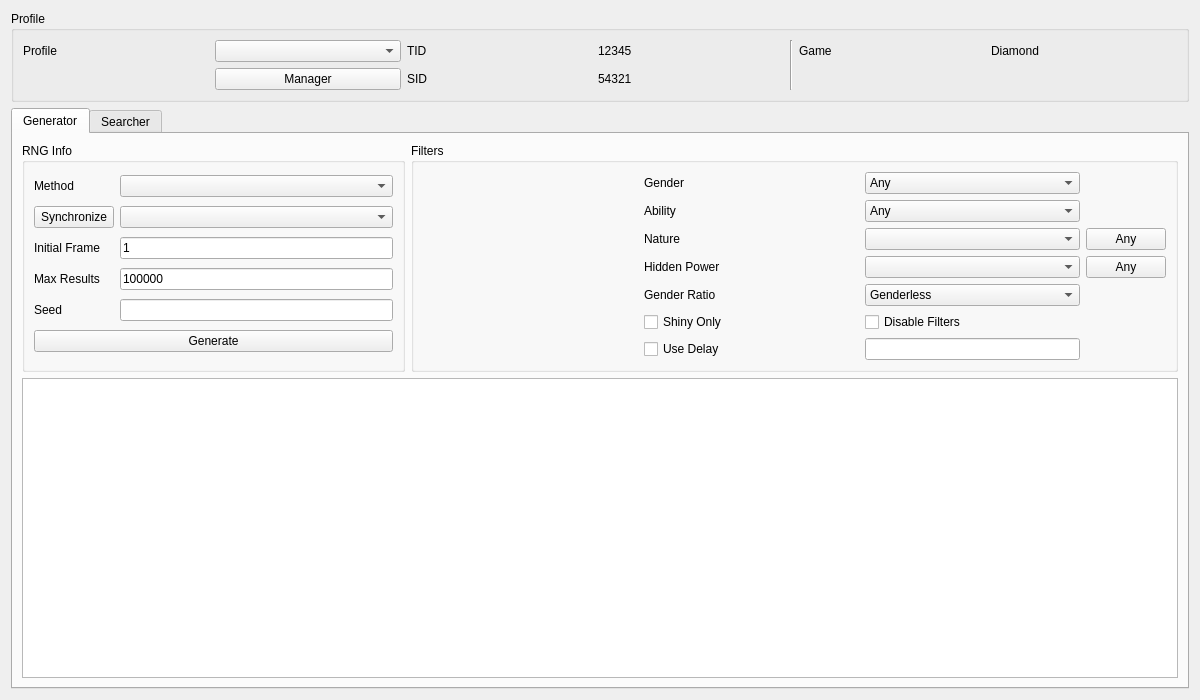
<?xml version="1.0" encoding="UTF-8"?>
<ui version="4.0">
 <class>Stationary4</class>
 <widget class="QWidget" name="Stationary4">
  <property name="geometry">
   <rect>
    <x>0</x>
    <y>0</y>
    <width>1200</width>
    <height>700</height>
   </rect>
  </property>
  <property name="minimumSize">
   <size>
    <width>1200</width>
    <height>700</height>
   </size>
  </property>
  <property name="windowTitle">
   <string>Gen 4 Stationary</string>
  </property>
  <layout class="QGridLayout" name="gridLayout_7">
   <item row="0" column="0">
    <widget class="QGroupBox" name="groupBoxProfile">
     <property name="title">
      <string>Profile</string>
     </property>
     <layout class="QGridLayout" name="gridLayout_5">
      <item row="0" column="0">
       <widget class="QLabel" name="labelProfile">
        <property name="text">
         <string>Profile</string>
        </property>
       </widget>
      </item>
      <item row="0" column="1">
       <widget class="QComboBox" name="comboBoxProfiles"/>
      </item>
      <item row="0" column="2">
       <widget class="QLabel" name="labelProfileTID">
        <property name="text">
         <string>TID</string>
        </property>
       </widget>
      </item>
      <item row="0" column="3">
       <widget class="QLabel" name="labelProfileTIDValue">
        <property name="text">
         <string notr="true">12345</string>
        </property>
       </widget>
      </item>
      <item row="0" column="4" rowspan="2">
       <widget class="Line" name="line">
        <property name="orientation">
         <enum>Qt::Vertical</enum>
        </property>
       </widget>
      </item>
      <item row="0" column="5">
       <widget class="QLabel" name="labelProfileGame">
        <property name="text">
         <string>Game</string>
        </property>
       </widget>
      </item>
      <item row="0" column="6">
       <widget class="QLabel" name="labelProfileGameValue">
        <property name="text">
         <string>Diamond</string>
        </property>
       </widget>
      </item>
      <item row="1" column="1">
       <widget class="QPushButton" name="pushButtonProfileManager">
        <property name="text">
         <string>Manager</string>
        </property>
       </widget>
      </item>
      <item row="1" column="2">
       <widget class="QLabel" name="labelProfileSID">
        <property name="text">
         <string>SID</string>
        </property>
       </widget>
      </item>
      <item row="1" column="3">
       <widget class="QLabel" name="labelProfileSIDValue">
        <property name="text">
         <string notr="true">54321</string>
        </property>
       </widget>
      </item>
     </layout>
    </widget>
   </item>
   <item row="1" column="0">
    <widget class="QTabWidget" name="tabRNGSelector">
     <widget class="QWidget" name="tabStationary">
      <attribute name="title">
       <string>Generator</string>
      </attribute>
      <layout class="QGridLayout" name="gridLayout_8">
       <item row="0" column="0">
        <widget class="QGroupBox" name="groupBoxGeneratorRNGInfo">
         <property name="sizePolicy">
          <sizepolicy hsizetype="Preferred" vsizetype="Preferred">
           <horstretch>1</horstretch>
           <verstretch>0</verstretch>
          </sizepolicy>
         </property>
         <property name="title">
          <string>RNG Info</string>
         </property>
         <layout class="QGridLayout" name="gridLayout_6">
          <item row="2" column="1">
           <widget class="TextBox" name="textBoxGeneratorInitialFrame">
            <property name="inputMask">
             <string/>
            </property>
            <property name="text">
             <string notr="true">1</string>
            </property>
            <property name="maxLength">
             <number>10</number>
            </property>
           </widget>
          </item>
          <item row="4" column="0">
           <widget class="QLabel" name="labelGeneratorSeed">
            <property name="text">
             <string>Seed</string>
            </property>
           </widget>
          </item>
          <item row="3" column="0">
           <widget class="QLabel" name="labelGeneratorMaxResults">
            <property name="text">
             <string>Max Results</string>
            </property>
           </widget>
          </item>
          <item row="2" column="0">
           <widget class="QLabel" name="labelGeneratorInitialFrame">
            <property name="text">
             <string>Initial Frame</string>
            </property>
           </widget>
          </item>
          <item row="1" column="0">
           <widget class="QPushButton" name="pushButtonGeneratorLead">
            <property name="text">
             <string>Synchronize</string>
            </property>
           </widget>
          </item>
          <item row="4" column="1">
           <widget class="TextBox" name="textBoxGeneratorSeed">
            <property name="inputMask">
             <string/>
            </property>
            <property name="text">
             <string/>
            </property>
            <property name="maxLength">
             <number>8</number>
            </property>
            <property name="cursorPosition">
             <number>0</number>
            </property>
            <property name="alignment">
             <set>Qt::AlignCenter</set>
            </property>
            <property name="clearButtonEnabled">
             <bool>false</bool>
            </property>
           </widget>
          </item>
          <item row="0" column="0">
           <widget class="QLabel" name="labelGeneratorMethod">
            <property name="text">
             <string>Method</string>
            </property>
           </widget>
          </item>
          <item row="0" column="1">
           <widget class="ComboBox" name="comboBoxGeneratorMethod">
            <property name="layoutDirection">
             <enum>Qt::LeftToRight</enum>
            </property>
            <property name="editable">
             <bool>false</bool>
            </property>
            <property name="frame">
             <bool>true</bool>
            </property>
           </widget>
          </item>
          <item row="3" column="1">
           <widget class="TextBox" name="textBoxGeneratorMaxResults">
            <property name="inputMask">
             <string/>
            </property>
            <property name="text">
             <string notr="true">100000</string>
            </property>
            <property name="maxLength">
             <number>10</number>
            </property>
           </widget>
          </item>
          <item row="5" column="0" colspan="2">
           <widget class="QPushButton" name="pushButtonGenerate">
            <property name="enabled">
             <bool>true</bool>
            </property>
            <property name="text">
             <string>Generate</string>
            </property>
            <property name="checkable">
             <bool>false</bool>
            </property>
            <property name="autoDefault">
             <bool>false</bool>
            </property>
           </widget>
          </item>
          <item row="1" column="1">
           <widget class="QComboBox" name="comboBoxGeneratorLead"/>
          </item>
         </layout>
        </widget>
       </item>
       <item row="0" column="1">
        <widget class="QGroupBox" name="groupBoxGeneratorFilters">
         <property name="sizePolicy">
          <sizepolicy hsizetype="Preferred" vsizetype="Preferred">
           <horstretch>2</horstretch>
           <verstretch>0</verstretch>
          </sizepolicy>
         </property>
         <property name="title">
          <string>Filters</string>
         </property>
         <layout class="QGridLayout" name="gridLayout">
          <item row="2" column="2">
           <widget class="CheckList" name="comboBoxGeneratorNature"/>
          </item>
          <item row="0" column="2">
           <widget class="ComboBox" name="comboBoxGeneratorGender">
            <item>
             <property name="text">
              <string notr="true">Any</string>
             </property>
            </item>
            <item>
             <property name="text">
              <string notr="true">♂</string>
             </property>
            </item>
            <item>
             <property name="text">
              <string notr="true">♀</string>
             </property>
            </item>
           </widget>
          </item>
          <item row="1" column="2">
           <widget class="ComboBox" name="comboBoxGeneratorAbility">
            <item>
             <property name="text">
              <string>Any</string>
             </property>
            </item>
            <item>
             <property name="text">
              <string notr="true">0</string>
             </property>
            </item>
            <item>
             <property name="text">
              <string notr="true">1</string>
             </property>
            </item>
           </widget>
          </item>
          <item row="4" column="1">
           <widget class="QLabel" name="labelGeneratorGenderRatio">
            <property name="text">
             <string>Gender Ratio</string>
            </property>
           </widget>
          </item>
          <item row="5" column="1">
           <widget class="QCheckBox" name="checkBoxGeneratorShinyOnly">
            <property name="text">
             <string>Shiny Only</string>
            </property>
           </widget>
          </item>
          <item row="1" column="1">
           <widget class="QLabel" name="labelGeneratorAbility">
            <property name="text">
             <string>Ability</string>
            </property>
           </widget>
          </item>
          <item row="6" column="2">
           <widget class="TextBox" name="textBoxGeneratorDelay">
            <property name="enabled">
             <bool>true</bool>
            </property>
            <property name="sizePolicy">
             <sizepolicy hsizetype="Preferred" vsizetype="Fixed">
              <horstretch>0</horstretch>
              <verstretch>0</verstretch>
             </sizepolicy>
            </property>
            <property name="text">
             <string/>
            </property>
            <property name="maxLength">
             <number>10</number>
            </property>
           </widget>
          </item>
          <item row="2" column="1">
           <widget class="QLabel" name="labelGeneratorNature">
            <property name="text">
             <string>Nature</string>
            </property>
           </widget>
          </item>
          <item row="2" column="3">
           <widget class="QPushButton" name="pushButtonGeneratorAnyNature">
            <property name="sizePolicy">
             <sizepolicy hsizetype="Fixed" vsizetype="Fixed">
              <horstretch>0</horstretch>
              <verstretch>0</verstretch>
             </sizepolicy>
            </property>
            <property name="text">
             <string>Any</string>
            </property>
           </widget>
          </item>
          <item row="0" column="0" rowspan="7">
           <widget class="IVFilter" name="ivFilterGenerator" native="true"/>
          </item>
          <item row="0" column="1">
           <widget class="QLabel" name="labelGeneratorGender">
            <property name="text">
             <string>Gender</string>
            </property>
           </widget>
          </item>
          <item row="6" column="1">
           <widget class="QCheckBox" name="checkBoxGeneratorDelay">
            <property name="text">
             <string>Use Delay</string>
            </property>
           </widget>
          </item>
          <item row="4" column="2">
           <widget class="ComboBox" name="comboBoxGeneratorGenderRatio">
            <item>
             <property name="text">
              <string>Genderless</string>
             </property>
            </item>
            <item>
             <property name="text">
              <string>50% ♂ / 50% ♀</string>
             </property>
            </item>
            <item>
             <property name="text">
              <string>25% ♂ / 75% ♀</string>
             </property>
            </item>
            <item>
             <property name="text">
              <string>75% ♂ / 25% ♀</string>
             </property>
            </item>
            <item>
             <property name="text">
              <string>87.5% ♂ / 12.5% ♀</string>
             </property>
            </item>
            <item>
             <property name="text">
              <string>100% ♂</string>
             </property>
            </item>
            <item>
             <property name="text">
              <string>100% ♀</string>
             </property>
            </item>
           </widget>
          </item>
          <item row="3" column="1">
           <widget class="QLabel" name="labelGeneratorHiddenPower">
            <property name="text">
             <string>Hidden Power</string>
            </property>
           </widget>
          </item>
          <item row="3" column="2">
           <widget class="CheckList" name="comboBoxGeneratorHiddenPower"/>
          </item>
          <item row="3" column="3">
           <widget class="QPushButton" name="pushButtonGeneratorAnyHiddenPower">
            <property name="sizePolicy">
             <sizepolicy hsizetype="Fixed" vsizetype="Fixed">
              <horstretch>0</horstretch>
              <verstretch>0</verstretch>
             </sizepolicy>
            </property>
            <property name="text">
             <string>Any</string>
            </property>
           </widget>
          </item>
          <item row="5" column="2">
           <widget class="QCheckBox" name="checkBoxGeneratorDisableFilters">
            <property name="text">
             <string>Disable Filters</string>
            </property>
           </widget>
          </item>
         </layout>
        </widget>
       </item>
       <item row="1" column="0" colspan="2">
        <widget class="TableView" name="tableViewGenerator">
         <property name="contextMenuPolicy">
          <enum>Qt::CustomContextMenu</enum>
         </property>
         <property name="editTriggers">
          <set>QAbstractItemView::NoEditTriggers</set>
         </property>
         <property name="sortingEnabled">
          <bool>false</bool>
         </property>
         <attribute name="horizontalHeaderDefaultSectionSize">
          <number>100</number>
         </attribute>
         <attribute name="verticalHeaderVisible">
          <bool>false</bool>
         </attribute>
         <attribute name="verticalHeaderMinimumSectionSize">
          <number>20</number>
         </attribute>
         <attribute name="verticalHeaderDefaultSectionSize">
          <number>21</number>
         </attribute>
        </widget>
       </item>
      </layout>
     </widget>
     <widget class="QWidget" name="tabSpreadSearcher">
      <attribute name="title">
       <string>Searcher</string>
      </attribute>
      <layout class="QGridLayout" name="gridLayout_9">
       <item row="0" column="1">
        <widget class="QGroupBox" name="groupBoxSearcherFilters">
         <property name="sizePolicy">
          <sizepolicy hsizetype="Preferred" vsizetype="Preferred">
           <horstretch>2</horstretch>
           <verstretch>0</verstretch>
          </sizepolicy>
         </property>
         <property name="title">
          <string>Filters</string>
         </property>
         <layout class="QGridLayout" name="gridLayout_4">
          <item row="0" column="0" rowspan="7">
           <widget class="IVFilter" name="ivFilterSearcher" native="true"/>
          </item>
          <item row="0" column="1">
           <widget class="QLabel" name="labelSearcherGender">
            <property name="text">
             <string>Gender</string>
            </property>
           </widget>
          </item>
          <item row="0" column="2">
           <widget class="ComboBox" name="comboBoxSearcherGender">
            <item>
             <property name="text">
              <string notr="true">-</string>
             </property>
            </item>
            <item>
             <property name="text">
              <string notr="true">♂</string>
             </property>
            </item>
            <item>
             <property name="text">
              <string notr="true">♀</string>
             </property>
            </item>
           </widget>
          </item>
          <item row="1" column="1">
           <widget class="QLabel" name="labelSearcherAbility">
            <property name="text">
             <string>Ability</string>
            </property>
           </widget>
          </item>
          <item row="1" column="2">
           <widget class="ComboBox" name="comboBoxSearcherAbility">
            <item>
             <property name="text">
              <string>Any</string>
             </property>
            </item>
            <item>
             <property name="text">
              <string notr="true">0</string>
             </property>
            </item>
            <item>
             <property name="text">
              <string notr="true">1</string>
             </property>
            </item>
           </widget>
          </item>
          <item row="2" column="1">
           <widget class="QLabel" name="labelSearcherNature">
            <property name="text">
             <string>Nature</string>
            </property>
           </widget>
          </item>
          <item row="2" column="2">
           <widget class="CheckList" name="comboBoxSearcherNature"/>
          </item>
          <item row="2" column="3">
           <widget class="QPushButton" name="anyNatureSearcher">
            <property name="sizePolicy">
             <sizepolicy hsizetype="Fixed" vsizetype="Fixed">
              <horstretch>0</horstretch>
              <verstretch>0</verstretch>
             </sizepolicy>
            </property>
            <property name="text">
             <string>Any</string>
            </property>
           </widget>
          </item>
          <item row="3" column="1">
           <widget class="QLabel" name="labelSearcherHiddenPower">
            <property name="text">
             <string>Hidden Power</string>
            </property>
           </widget>
          </item>
          <item row="3" column="2">
           <widget class="CheckList" name="comboBoxSearcherHiddenPower"/>
          </item>
          <item row="3" column="3">
           <widget class="QPushButton" name="anyHiddenPowerSearcher">
            <property name="sizePolicy">
             <sizepolicy hsizetype="Fixed" vsizetype="Fixed">
              <horstretch>0</horstretch>
              <verstretch>0</verstretch>
             </sizepolicy>
            </property>
            <property name="text">
             <string>Any</string>
            </property>
           </widget>
          </item>
          <item row="4" column="1">
           <widget class="QLabel" name="labelSearcherGenderRatio">
            <property name="text">
             <string>Gender Ratio</string>
            </property>
           </widget>
          </item>
          <item row="4" column="2">
           <widget class="ComboBox" name="comboBoxSearcherGenderRatio">
            <item>
             <property name="text">
              <string>Genderless</string>
             </property>
            </item>
            <item>
             <property name="text">
              <string>50% ♂ / 50% ♀</string>
             </property>
            </item>
            <item>
             <property name="text">
              <string>25% ♂ / 75% ♀</string>
             </property>
            </item>
            <item>
             <property name="text">
              <string>75% ♂ / 25% ♀</string>
             </property>
            </item>
            <item>
             <property name="text">
              <string>87.5% ♂ / 12.5% ♀</string>
             </property>
            </item>
            <item>
             <property name="text">
              <string>100% ♂</string>
             </property>
            </item>
            <item>
             <property name="text">
              <string>100% ♀</string>
             </property>
            </item>
           </widget>
          </item>
          <item row="5" column="2">
           <widget class="QCheckBox" name="checkBoxSearcherShinyOnly">
            <property name="text">
             <string>Shiny Only</string>
            </property>
           </widget>
          </item>
          <item row="6" column="1" colspan="3">
           <layout class="QGridLayout" name="gridLayout_3">
            <item row="0" column="0">
             <widget class="QLabel" name="labelSearcherMinDelay">
              <property name="text">
               <string>Min Delay</string>
              </property>
             </widget>
            </item>
            <item row="0" column="1">
             <widget class="TextBox" name="textBoxSearcherMinDelay">
              <property name="inputMask">
               <string/>
              </property>
              <property name="text">
               <string notr="true">600</string>
              </property>
              <property name="maxLength">
               <number>5</number>
              </property>
             </widget>
            </item>
            <item row="0" column="2">
             <widget class="QLabel" name="labelSearcherMaxDelay">
              <property name="text">
               <string>Max Delay</string>
              </property>
             </widget>
            </item>
            <item row="0" column="3">
             <widget class="TextBox" name="textBoxSearcherMaxDelay">
              <property name="inputMask">
               <string/>
              </property>
              <property name="text">
               <string notr="true">2000</string>
              </property>
              <property name="maxLength">
               <number>5</number>
              </property>
             </widget>
            </item>
            <item row="1" column="0">
             <widget class="QLabel" name="labelSearcherMinFrame">
              <property name="text">
               <string>Min Frame</string>
              </property>
             </widget>
            </item>
            <item row="1" column="1">
             <widget class="TextBox" name="textBoxSearcherMinFrame">
              <property name="inputMask">
               <string/>
              </property>
              <property name="text">
               <string notr="true">1</string>
              </property>
              <property name="maxLength">
               <number>5</number>
              </property>
             </widget>
            </item>
            <item row="1" column="2">
             <widget class="QLabel" name="labelSearcherMaxFrame">
              <property name="text">
               <string>Max Frame</string>
              </property>
             </widget>
            </item>
            <item row="1" column="3">
             <widget class="TextBox" name="textBoxSearcherMaxFrame">
              <property name="inputMask">
               <string/>
              </property>
              <property name="text">
               <string notr="true">1000</string>
              </property>
              <property name="maxLength">
               <number>5</number>
              </property>
             </widget>
            </item>
           </layout>
          </item>
         </layout>
        </widget>
       </item>
       <item row="2" column="0" colspan="2">
        <widget class="TableView" name="tableViewSearcher">
         <property name="contextMenuPolicy">
          <enum>Qt::CustomContextMenu</enum>
         </property>
         <property name="editTriggers">
          <set>QAbstractItemView::NoEditTriggers</set>
         </property>
         <property name="sortingEnabled">
          <bool>true</bool>
         </property>
         <attribute name="horizontalHeaderDefaultSectionSize">
          <number>100</number>
         </attribute>
         <attribute name="verticalHeaderVisible">
          <bool>false</bool>
         </attribute>
         <attribute name="verticalHeaderMinimumSectionSize">
          <number>20</number>
         </attribute>
         <attribute name="verticalHeaderDefaultSectionSize">
          <number>21</number>
         </attribute>
        </widget>
       </item>
       <item row="0" column="0">
        <widget class="QGroupBox" name="groupBoxSearcherRNGInfo">
         <property name="sizePolicy">
          <sizepolicy hsizetype="Preferred" vsizetype="Preferred">
           <horstretch>1</horstretch>
           <verstretch>0</verstretch>
          </sizepolicy>
         </property>
         <property name="title">
          <string>RNG Info</string>
         </property>
         <layout class="QGridLayout" name="gridLayout_2">
          <item row="0" column="1">
           <widget class="ComboBox" name="comboBoxSearcherMethod">
            <property name="layoutDirection">
             <enum>Qt::LeftToRight</enum>
            </property>
            <property name="editable">
             <bool>false</bool>
            </property>
            <property name="frame">
             <bool>true</bool>
            </property>
           </widget>
          </item>
          <item row="0" column="0">
           <widget class="QLabel" name="labelSearcherMethod">
            <property name="text">
             <string>Method</string>
            </property>
           </widget>
          </item>
          <item row="1" column="1">
           <widget class="ComboBox" name="comboBoxSearcherLead">
            <item>
             <property name="text">
              <string>Any</string>
             </property>
            </item>
            <item>
             <property name="text">
              <string>Synchronize</string>
             </property>
            </item>
            <item>
             <property name="text">
              <string>Cute Charm</string>
             </property>
            </item>
            <item>
             <property name="text">
              <string>None</string>
             </property>
            </item>
           </widget>
          </item>
          <item row="1" column="0">
           <widget class="QLabel" name="labelSearcherLead">
            <property name="text">
             <string>Lead</string>
            </property>
           </widget>
          </item>
          <item row="2" column="0" colspan="2">
           <layout class="QHBoxLayout" name="horizontalLayout">
            <item>
             <widget class="QPushButton" name="pushButtonSearch">
              <property name="enabled">
               <bool>true</bool>
              </property>
              <property name="text">
               <string>Search</string>
              </property>
              <property name="checkable">
               <bool>false</bool>
              </property>
              <property name="autoDefault">
               <bool>false</bool>
              </property>
             </widget>
            </item>
            <item>
             <widget class="QPushButton" name="pushButtonCancel">
              <property name="enabled">
               <bool>false</bool>
              </property>
              <property name="text">
               <string>Cancel</string>
              </property>
             </widget>
            </item>
           </layout>
          </item>
         </layout>
        </widget>
       </item>
       <item row="1" column="0" colspan="2">
        <widget class="QProgressBar" name="progressBar">
         <property name="value">
          <number>0</number>
         </property>
        </widget>
       </item>
      </layout>
     </widget>
    </widget>
   </item>
  </layout>
 </widget>
 <customwidgets>
  <customwidget>
   <class>TextBox</class>
   <extends>QLineEdit</extends>
   <header>Forms/Controls/TextBox.hpp</header>
  </customwidget>
  <customwidget>
   <class>TableView</class>
   <extends>QTableView</extends>
   <header>Forms/Controls/TableView.hpp</header>
  </customwidget>
  <customwidget>
   <class>IVFilter</class>
   <extends>QWidget</extends>
   <header>Forms/Controls/IVFilter.hpp</header>
   <container>1</container>
  </customwidget>
  <customwidget>
   <class>CheckList</class>
   <extends>QComboBox</extends>
   <header>Forms/Controls/CheckList.hpp</header>
   <slots>
    <slot>resetChecks()</slot>
   </slots>
  </customwidget>
  <customwidget>
   <class>ComboBox</class>
   <extends>QComboBox</extends>
   <header>Forms/Controls/ComboBox.hpp</header>
  </customwidget>
 </customwidgets>
 <tabstops>
  <tabstop>comboBoxProfiles</tabstop>
  <tabstop>pushButtonProfileManager</tabstop>
  <tabstop>tabRNGSelector</tabstop>
  <tabstop>comboBoxGeneratorMethod</tabstop>
  <tabstop>pushButtonGeneratorLead</tabstop>
  <tabstop>comboBoxGeneratorLead</tabstop>
  <tabstop>textBoxGeneratorInitialFrame</tabstop>
  <tabstop>textBoxGeneratorMaxResults</tabstop>
  <tabstop>textBoxGeneratorSeed</tabstop>
  <tabstop>pushButtonGenerate</tabstop>
  <tabstop>comboBoxGeneratorGender</tabstop>
  <tabstop>comboBoxGeneratorAbility</tabstop>
  <tabstop>comboBoxGeneratorNature</tabstop>
  <tabstop>pushButtonGeneratorAnyNature</tabstop>
  <tabstop>comboBoxGeneratorHiddenPower</tabstop>
  <tabstop>pushButtonGeneratorAnyHiddenPower</tabstop>
  <tabstop>comboBoxGeneratorGenderRatio</tabstop>
  <tabstop>checkBoxGeneratorShinyOnly</tabstop>
  <tabstop>checkBoxGeneratorDisableFilters</tabstop>
  <tabstop>checkBoxGeneratorDelay</tabstop>
  <tabstop>textBoxGeneratorDelay</tabstop>
  <tabstop>tableViewGenerator</tabstop>
  <tabstop>comboBoxSearcherMethod</tabstop>
  <tabstop>comboBoxSearcherLead</tabstop>
  <tabstop>pushButtonSearch</tabstop>
  <tabstop>pushButtonCancel</tabstop>
  <tabstop>comboBoxSearcherGender</tabstop>
  <tabstop>comboBoxSearcherAbility</tabstop>
  <tabstop>comboBoxSearcherNature</tabstop>
  <tabstop>anyNatureSearcher</tabstop>
  <tabstop>comboBoxSearcherHiddenPower</tabstop>
  <tabstop>anyHiddenPowerSearcher</tabstop>
  <tabstop>comboBoxSearcherGenderRatio</tabstop>
  <tabstop>checkBoxSearcherShinyOnly</tabstop>
  <tabstop>textBoxSearcherMinDelay</tabstop>
  <tabstop>textBoxSearcherMaxDelay</tabstop>
  <tabstop>textBoxSearcherMinFrame</tabstop>
  <tabstop>textBoxSearcherMaxFrame</tabstop>
  <tabstop>tableViewSearcher</tabstop>
 </tabstops>
 <resources/>
 <connections>
  <connection>
   <sender>pushButtonGeneratorAnyNature</sender>
   <signal>clicked()</signal>
   <receiver>comboBoxGeneratorNature</receiver>
   <slot>resetChecks()</slot>
   <hints>
    <hint type="sourcelabel">
     <x>1092</x>
     <y>218</y>
    </hint>
    <hint type="destinationlabel">
     <x>1067</x>
     <y>219</y>
    </hint>
   </hints>
  </connection>
  <connection>
   <sender>pushButtonGeneratorAnyHiddenPower</sender>
   <signal>clicked()</signal>
   <receiver>comboBoxGeneratorHiddenPower</receiver>
   <slot>resetChecks()</slot>
   <hints>
    <hint type="sourcelabel">
     <x>1094</x>
     <y>242</y>
    </hint>
    <hint type="destinationlabel">
     <x>1050</x>
     <y>244</y>
    </hint>
   </hints>
  </connection>
  <connection>
   <sender>anyNatureSearcher</sender>
   <signal>clicked()</signal>
   <receiver>comboBoxSearcherNature</receiver>
   <slot>resetChecks()</slot>
   <hints>
    <hint type="sourcelabel">
     <x>1145</x>
     <y>209</y>
    </hint>
    <hint type="destinationlabel">
     <x>1093</x>
     <y>204</y>
    </hint>
   </hints>
  </connection>
  <connection>
   <sender>anyHiddenPowerSearcher</sender>
   <signal>clicked()</signal>
   <receiver>comboBoxSearcherHiddenPower</receiver>
   <slot>resetChecks()</slot>
   <hints>
    <hint type="sourcelabel">
     <x>1150</x>
     <y>227</y>
    </hint>
    <hint type="destinationlabel">
     <x>1096</x>
     <y>231</y>
    </hint>
   </hints>
  </connection>
 </connections>
</ui>
